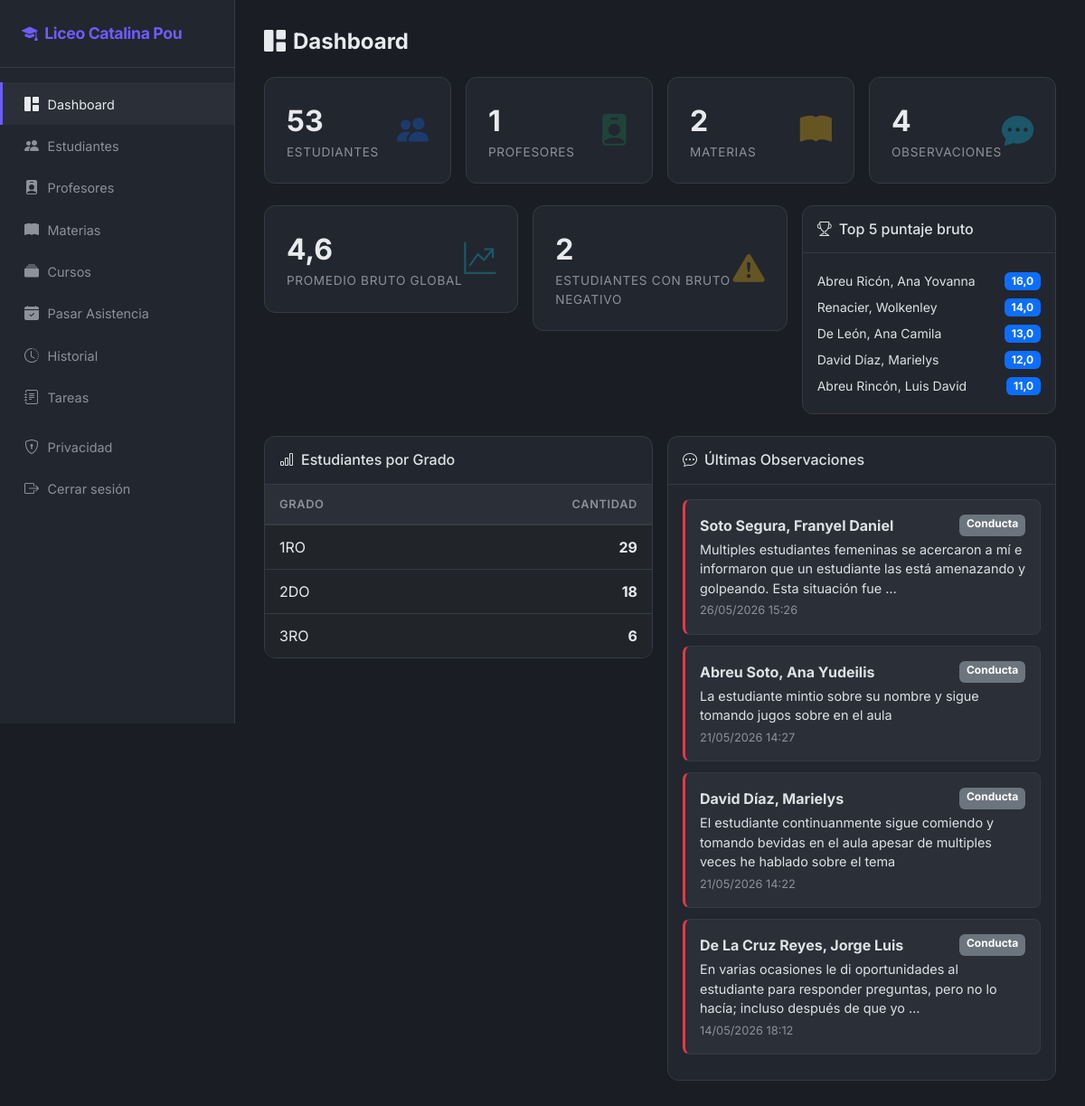
The app's page / (signed in) with its own data.
### core/models.py (models this page shows, shortened)
class Estudiante(models.Model):
    nombre = models.CharField(max_length=100)
    apellido = models.CharField(max_length=100)
    cedula = models.CharField("cédula", max_length=20, blank=True, default="")
    fecha_nacimiento = models.DateField("fecha de nacimiento", null=True, blank=True)
    grado = models.CharField(max_length=10, choices=GRADO_CHOICES)
    seccion = models.CharField("sección", max_length=5, blank=True, default="A")
    profesores = models.ManyToManyField(Profesor, related_name="estudiantes", blank=True)
    created_at = models.DateTimeField(auto_now_add=True)
    class Meta:
        ordering = ["grado", "apellido", "nombre"]
        verbose_name_plural = "estudiantes"
    def __str__(self):
        return f"{self.apellido}, {self.nombre}"

class Observacion(models.Model):
    estudiante = models.ForeignKey(
        Estudiante, on_delete=models.CASCADE, related_name="observaciones"
    )
    materia = models.ForeignKey(
        Materia, on_delete=models.SET_NULL, null=True, blank=True, related_name="observaciones"
    )
    tipo = models.CharField(max_length=20, choices=TIPO_OBSERVACION, default="GENERAL")
    contenido = models.TextField()
    visible_padre = models.BooleanField(
        "visible para padres/tutores",
        default=False,
        help_text="Si está marcado, el contenido podrá verse en el currículum familiar.",
    )
    fecha = models.DateTimeField(auto_now_add=True)
    class Meta:
        ordering = ["-fecha"]
        verbose_name = "observación"
        verbose_name_plural = "observaciones"

### core/views.py (the view)
# urls.py: path("", views.dashboard, name="dashboard"),
@school_access
def dashboard(request):
    ranking = []
    promedio_bruto = 0
    alertas_bajas = 0
    try:
        from tareas.models import TareaEvaluacion
        from tareas.rubricas import promedio_normalizado
        estudiantes = list(Estudiante.objects.all())
        total_sum = 0
        for est in estudiantes:
            part = resumen_participacion(est.participaciones.all())
            evals = list(
                TareaEvaluacion.objects.filter(estudiante=est, puntaje__isnull=False).select_related("tarea")
            )
            prom = promedio_normalizado(evals) if evals else None
            bruto = total_bruto_estudiante(part, prom)
            total_sum += bruto["total_bruto"]
            if bruto["total_bruto"] < 0:
                alertas_bajas += 1
            ranking.append({"estudiante": est, "total_bruto": bruto["total_bruto"]})
        ranking.sort(key=lambda x: x["total_bruto"], reverse=True)
        ranking = ranking[:5]
        promedio_bruto = round(total_sum / len(estudiantes), 1) if estudiantes else 0
    except Exception:
        ranking = []
        promedio_bruto = 0
        alertas_bajas = 0
    ctx = {
        "total_estudiantes": Estudiante.objects.count(),
        "total_profesores": Profesor.objects.count(),
        "total_materias": Materia.objects.count(),
        "total_observaciones": Observacion.objects.count(),
        "ultimas_observaciones": Observacion.objects.select_related("estudiante")[:5],
        "estudiantes_por_grado": (
            Estudiante.objects.values("grado")
            .annotate(total=Count("id"))
            .order_by("grado")
        ),
        "ranking_bruto": ranking,
        "promedio_bruto_global": promedio_bruto,
        "alertas_bruto_bajo": alertas_bajas,
    }
    return render(request, "core/dashboard.html", ctx)

### accounts/context_processors.py (called while the page is built)
def modo_padre(request):
    return {
        "en_modo_padre": (
            usuario_en_modo_padre(request.user) if request.user.is_authenticated else False
        ),
    }

### accounts/permissions.py (called while the page is built)
def staff_o_profesor(user) -> bool:
    if not user.is_authenticated:
        return False
    if user.is_staff:
        return True
    return hasattr(user, "profesor_perfil")

### accounts/roles.py (called while the page is built)
def _related_exists(user, attr: str) -> bool:
    try:
        getattr(user, attr)
        return True
    except ObjectDoesNotExist:
        return False

def tiene_perfil_padre(user) -> bool:
    if not user.is_authenticated:
        return False
    return _related_exists(user, "padre_profile")

def usuario_en_modo_padre(user) -> bool:
    if not tiene_perfil_padre(user):
        return False
    try:
        return user.profile.role == UserRole.PADRE
    except UserProfile.DoesNotExist:
        return not tiene_capacidad_escuela(user)

### core/participacion_utils.py (called while the page is built)
def _participacion_sin_bono(qs):
    return qs.exclude(origen="BONO_MANUAL")

### core/puntaje_utils.py (called while the page is built)
def tareas_bruta_10(prom_tareas_pct):
    if prom_tareas_pct is None:
        return 0
    return round(prom_tareas_pct / 10, 1)

def total_bruto_estudiante(participacion_resumen, prom_tareas_pct):
    participacion_bruta = participacion_resumen.get("balance_total", 0)
    bonos = participacion_resumen.get("total_bonos", 0)
    tareas = tareas_bruta_10(prom_tareas_pct)
    return {
        "participacion_bruta": participacion_bruta,
        "bono_manual": bonos,
        "tareas_bruta_10": tareas,
        "total_bruto": round(participacion_bruta + bonos + tareas, 1),
    }

### tareas/models.py (called while the page is built)
    @property
    def puntaje_normalizado(self):
        from .rubricas import normalizar_puntaje
        return normalizar_puntaje(self.tarea.modalidad, self.puntaje)

### tareas/rubricas.py (called while the page is built)
def escala_max(modalidad):
    return ESCALA_MAX.get(modalidad, 10)

def normalizar_puntaje(modalidad, puntaje):
    if puntaje is None:
        return None
    max_p = escala_max(modalidad)
    return round(puntaje / max_p * 100)

def promedio_normalizado(evaluaciones):
    scores = [e.puntaje_normalizado for e in evaluaciones if e.puntaje is not None]
    if not scores:
        return None
    return round(sum(scores) / len(scores), 1)

### core/templates/core/dashboard.html (shortened to what this page needs)
{% extends "base.html" %}
{% block content %}
<div class="page-header">
    <h1><i class="bi bi-grid-1x2-fill me-2"></i>Dashboard</h1>
</div>
<div class="row g-3 mb-4">
    <div class="col-sm-6 col-xl-3">
        <div class="stat-card d-flex justify-content-between align-items-center">
            <div>
                <div class="number">{{ total_estudiantes }}</div>
                <div class="label">Estudiantes</div>
            </div>
            <i class="bi bi-people-fill icon text-primary"></i>
        </div>
    </div>
    <div class="col-sm-6 col-xl-3">
        <div class="stat-card d-flex justify-content-between align-items-center">
            <div>
                <div class="number">{{ total_profesores }}</div>
                <div class="label">Profesores</div>
            </div>
            <i class="bi bi-person-badge-fill icon text-success"></i>
        </div>
    </div>
    <div class="col-sm-6 col-xl-3">
        <div class="stat-card d-flex justify-content-between align-items-center">
            <div>
                <div class="number">{{ total_materias }}</div>
                <div class="label">Materias</div>
            </div>
            <i class="bi bi-book-fill icon text-warning"></i>
        </div>
    </div>
    <div class="col-sm-6 col-xl-3">
        <div class="stat-card d-flex justify-content-between align-items-center">
            <div>
                <div class="number">{{ total_observaciones }}</div>
                <div class="label">Observaciones</div>
            </div>
            <i class="bi bi-chat-dots-fill icon text-info"></i>
        </div>
    </div>
</div>
<div class="row g-3 mb-4">
    <div class="col-sm-6 col-xl-4">
        <div class="stat-card d-flex justify-content-between align-items-center">
            <div>
                <div class="number">{{ promedio_bruto_global }}</div>
                <div class="label">Promedio bruto global</div>
            </div>
            <i class="bi bi-graph-up-arrow icon text-info"></i>
        </div>
    </div>
    <div class="col-sm-6 col-xl-4">
        <div class="stat-card d-flex justify-content-between align-items-center">
            <div>
                <div class="number">{{ alertas_bruto_bajo }}</div>
                <div class="label">Estudiantes con bruto negativo</div>
            </div>
            <i class="bi bi-exclamation-triangle-fill icon text-warning"></i>
        </div>
    </div>
    <div class="col-xl-4">
        <div class="table-dark-custom h-100">
            <div class="p-3" style="border-bottom: 1px solid var(--border)">
                <h6 class="mb-0"><i class="bi bi-trophy me-2"></i>Top 5 puntaje bruto</h6>
            </div>
            <div class="p-3">
                {% for item in ranking_bruto %}
                <div class="d-flex justify-content-between align-items-center py-1">
                    <span class="small">{{ item.estudiante.apellido }}, {{ item.estudiante.nombre }}</span>
                    <span class="badge bg-primary">{{ item.total_bruto }}</span>
                </div>
                {% empty %}
                <div class="text-muted small">Sin datos de puntajes.</div>
                {% endfor %}
            </div>
        </div>
    </div>
</div>
<div class="row g-3">
    <div class="col-lg-6">
        <div class="table-dark-custom">
            <div class="p-3 d-flex justify-content-between align-items-center" style="border-bottom: 1px solid var(--border)">
                <h6 class="mb-0"><i class="bi bi-bar-chart me-2"></i>Estudiantes por Grado</h6>
            </div>
            <table class="table table-dark mb-0">
                <thead>
                    <tr><th>Grado</th><th class="text-end">Cantidad</th></tr>
                </thead>
                <tbody>
                    {% for item in estudiantes_por_grado %}
                    <tr>
                        <td>{{ item.grado }}</td>
                        <td class="text-end fw-bold">{{ item.total }}</td>
                    </tr>
                    {% empty %}
                    <tr><td colspan="2" class="text-center text-muted py-4">Sin datos</td></tr>
                    {% endfor %}
                </tbody>
            </table>
        </div>
    </div>
    <div class="col-lg-6">
        <div class="table-dark-custom">
            <div class="p-3" style="border-bottom: 1px solid var(--border)">
                <h6 class="mb-0"><i class="bi bi-chat-dots me-2"></i>Últimas Observaciones</h6>
            </div>
            <div class="p-3">
                {% for obs in ultimas_observaciones %}
                <div class="obs-card tipo-{{ obs.tipo }}">
                    <div class="d-flex justify-content-between">
                        <strong>{{ obs.estudiante }}</strong>
                        <span class="badge bg-secondary">{{ obs.get_tipo_display }}</span>
                    </div>
                    <p class="mb-1 mt-1" style="font-size:.9rem">{{ obs.contenido|truncatewords:20 }}</p>
                    <div class="obs-meta">{{ obs.fecha|date:"d/m/Y H:i" }}</div>
                </div>
                {% empty %}
                <div class="empty-state">
                    <i class="bi bi-chat-dots d-block"></i>
                    <p>No hay observaciones registradas</p>
                </div>
                {% endfor %}
            </div>
        </div>
    </div>
</div>
{% endblock %}

### core/static/core/css/style.css (style rules this page uses)
:root { --accent: #6d5dfc; --accent-hover: #8b7dff; --success: #2ec4b6; --danger: #e63946; --warning: #f4a261; --surface: #1a1d23; --surface-2: #22262e; --surface-3: #2a2f38; --border: #353a44; --text: #e8eaed; --text-muted: #8b929a; }
body { background: var(--surface); font-family: 'Inter', -apple-system, BlinkMacSystemFont, sans-serif; min-height: 100vh; }
.stat-card { background: var(--surface-2); border: 1px solid var(--border); border-radius: .75rem; padding: 1.5rem; transition: transform .15s, border-color .15s; }
.stat-card .number { font-size: 2rem; font-weight: 700; color: var(--text); }
.stat-card .label { font-size: .85rem; color: var(--text-muted); text-transform: uppercase; letter-spacing: .05em; }
.stat-card .icon { font-size: 2.2rem; opacity: .3; }
.table-dark-custom { background: var(--surface-2); border-radius: .75rem; overflow: hidden; border: 1px solid var(--border); }
.table-dark-custom table { margin-bottom: 0; }
.table-dark-custom thead th { background: var(--surface-3); border-bottom: 2px solid var(--border); color: var(--text-muted); font-size: .8rem; text-transform: uppercase; letter-spacing: .05em; padding: .75rem 1rem; font-weight: 600; }
.table-dark-custom tbody td { padding: .75rem 1rem; border-bottom: 1px solid var(--border); color: var(--text); vertical-align: middle; }
.table-dark-custom tbody tr:last-child td { border-bottom: none; }
.page-header { display: flex; align-items: center; justify-content: space-between; margin-bottom: 1.5rem; }
.page-header h1 { font-size: 1.5rem; font-weight: 700; margin: 0; color: var(--text); }
.obs-card { background: var(--surface-3); border: 1px solid var(--border); border-radius: .5rem; padding: 1rem; margin-bottom: .75rem; border-left: 3px solid var(--accent); }
.obs-card.tipo-CONDUCTA { border-left-color: var(--danger); }
.obs-card .obs-meta { font-size: .8rem; color: var(--text-muted); }

### records on screen
Estudiante: estudiante.apellido "Abreu Ricón", estudiante.nombre "Ana Yovanna", total_bruto "16,0"
Estudiante: estudiante.apellido "Renacier", estudiante.nombre "Wolkenley", total_bruto "14,0"
Estudiante: estudiante.apellido "De León", estudiante.nombre "Ana Camila", total_bruto "13,0"
Estudiante: estudiante.apellido "David Díaz", estudiante.nombre "Marielys", total_bruto "12,0"
Estudiante: estudiante.apellido "Abreu Rincón", estudiante.nombre "Luis David", total_bruto "11,0"
Estudiante: grado "1RO", total "29"
Observacion: estudiante "Soto Segura, Franyel Daniel", tipo "Conducta", contenido "Multiples estudiantes femeninas se acercaron a mí e informaron que un estudiante las está amenazando y golpeando. Esta situación fue …", fecha "26/05/2026 15:26"
Observacion: estudiante "Abreu Soto, Ana Yudeilis", tipo "Conducta", contenido "La estudiante mintio sobre su nombre y sigue tomando jugos sobre en el aula", fecha "21/05/2026 14:27"
Observacion: estudiante "David Díaz, Marielys", tipo "Conducta", contenido "El estudiante continuanmente sigue comiendo y tomando bevidas en el aula apesar de multiples veces he hablado sobre el tema", fecha "21/05/2026 14:22"
Observacion: estudiante "De La Cruz Reyes, Jorge Luis", tipo "Conducta", contenido "En varias ocasiones le di oportunidades al estudiante para responder preguntas, pero no lo hacía; incluso después de que yo …", fecha "14/05/2026 18:12"

### other values on screen
{{ total_estudiantes }} "53"
{{ total_profesores }} "1"
{{ total_materias }} "2"
{{ total_observaciones }} "4"
{{ promedio_bruto_global }} "4,6"
{{ alertas_bruto_bajo }} "2"
{{ item.grado }} "2DO" "3RO"
{{ item.total }} "18" "6"
